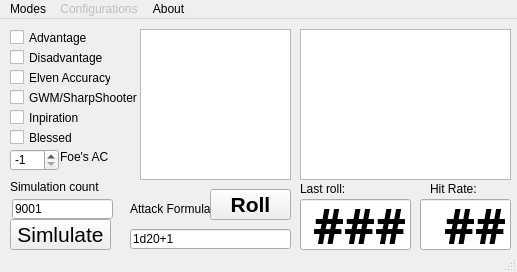
<?xml version="1.0" encoding="UTF-8"?>
<ui version="4.0">
 <class>MainWindow</class>
 <widget class="QMainWindow" name="MainWindow">
  <property name="geometry">
   <rect>
    <x>0</x>
    <y>0</y>
    <width>517</width>
    <height>272</height>
   </rect>
  </property>
  <property name="windowTitle">
   <string>MainWindow</string>
  </property>
  <widget class="QWidget" name="centralwidget">
   <property name="statusTip">
    <string comment="Chipy's 5e Dice Simulator"/>
   </property>
   <property name="whatsThis">
    <string comment="Chipy's 5e Dice Simulator"/>
   </property>
   <widget class="QCheckBox" name="flag_adv">
    <property name="enabled">
     <bool>true</bool>
    </property>
    <property name="geometry">
     <rect>
      <x>10</x>
      <y>10</y>
      <width>81</width>
      <height>17</height>
     </rect>
    </property>
    <property name="statusTip">
     <string>Toggle to roll with Advantage</string>
    </property>
    <property name="text">
     <string>Advantage</string>
    </property>
   </widget>
   <widget class="QCheckBox" name="flag_gwm">
    <property name="enabled">
     <bool>true</bool>
    </property>
    <property name="geometry">
     <rect>
      <x>10</x>
      <y>70</y>
      <width>131</width>
      <height>17</height>
     </rect>
    </property>
    <property name="statusTip">
     <string>Toggle to roll with the -5 hit for Great Weapon Master &amp; SharpShooter</string>
    </property>
    <property name="text">
     <string>GWM/SharpShooter</string>
    </property>
   </widget>
   <widget class="QPushButton" name="roll_active">
    <property name="geometry">
     <rect>
      <x>210</x>
      <y>170</y>
      <width>81</width>
      <height>31</height>
     </rect>
    </property>
    <property name="font">
     <font>
      <pointsize>16</pointsize>
      <weight>75</weight>
      <bold>true</bold>
     </font>
    </property>
    <property name="text">
     <string>Roll</string>
    </property>
   </widget>
   <widget class="QSpinBox" name="armor_class">
    <property name="enabled">
     <bool>true</bool>
    </property>
    <property name="geometry">
     <rect>
      <x>10</x>
      <y>130</y>
      <width>49</width>
      <height>22</height>
     </rect>
    </property>
    <property name="toolTip">
     <string>Select Armor class (or leave on '-1' to simular for all classes)</string>
    </property>
    <property name="statusTip">
     <string>Select Armor class (or leave on '-1' to simular for all classes)</string>
    </property>
    <property name="minimum">
     <number>-1</number>
    </property>
    <property name="maximum">
     <number>35</number>
    </property>
    <property name="value">
     <number>-1</number>
    </property>
   </widget>
   <widget class="QLabel" name="label">
    <property name="enabled">
     <bool>true</bool>
    </property>
    <property name="geometry">
     <rect>
      <x>60</x>
      <y>130</y>
      <width>68</width>
      <height>16</height>
     </rect>
    </property>
    <property name="text">
     <string>Foe's AC</string>
    </property>
   </widget>
   <widget class="QLabel" name="label_2">
    <property name="geometry">
     <rect>
      <x>130</x>
      <y>180</y>
      <width>98</width>
      <height>20</height>
     </rect>
    </property>
    <property name="text">
     <string>Attack Formula</string>
    </property>
   </widget>
   <widget class="QCheckBox" name="flag_ins">
    <property name="enabled">
     <bool>true</bool>
    </property>
    <property name="geometry">
     <rect>
      <x>10</x>
      <y>90</y>
      <width>131</width>
      <height>17</height>
     </rect>
    </property>
    <property name="statusTip">
     <string>Toggle to roll with Ispiration (Advantage)</string>
    </property>
    <property name="text">
     <string>Inpiration</string>
    </property>
   </widget>
   <widget class="QCheckBox" name="flag_bls">
    <property name="enabled">
     <bool>true</bool>
    </property>
    <property name="geometry">
     <rect>
      <x>10</x>
      <y>110</y>
      <width>131</width>
      <height>17</height>
     </rect>
    </property>
    <property name="statusTip">
     <string>Toggle to roll with as blessed (+1d4)</string>
    </property>
    <property name="text">
     <string>Blessed</string>
    </property>
   </widget>
   <widget class="QLineEdit" name="sim_count">
    <property name="enabled">
     <bool>true</bool>
    </property>
    <property name="geometry">
     <rect>
      <x>12</x>
      <y>180</y>
      <width>101</width>
      <height>20</height>
     </rect>
    </property>
    <property name="statusTip">
     <string>Number of dice roll attempts to simulate</string>
    </property>
    <property name="text">
     <string>9001</string>
    </property>
   </widget>
   <widget class="QLabel" name="label_3">
    <property name="enabled">
     <bool>true</bool>
    </property>
    <property name="geometry">
     <rect>
      <x>10</x>
      <y>160</y>
      <width>101</width>
      <height>16</height>
     </rect>
    </property>
    <property name="text">
     <string>Simulation count</string>
    </property>
   </widget>
   <widget class="QCheckBox" name="flag_dis">
    <property name="enabled">
     <bool>true</bool>
    </property>
    <property name="geometry">
     <rect>
      <x>10</x>
      <y>30</y>
      <width>101</width>
      <height>17</height>
     </rect>
    </property>
    <property name="statusTip">
     <string>Toggle to roll with Disadvantage</string>
    </property>
    <property name="text">
     <string>Disadvantage</string>
    </property>
   </widget>
   <widget class="QLineEdit" name="attack_formula">
    <property name="geometry">
     <rect>
      <x>130</x>
      <y>210</y>
      <width>161</width>
      <height>20</height>
     </rect>
    </property>
    <property name="statusTip">
     <string>Dice Attack formula (your hit dice when attacking) Example: 1d20+1d4+2+1</string>
    </property>
    <property name="text">
     <string>1d20+1</string>
    </property>
   </widget>
   <widget class="QCheckBox" name="flag_ela">
    <property name="enabled">
     <bool>true</bool>
    </property>
    <property name="geometry">
     <rect>
      <x>10</x>
      <y>50</y>
      <width>101</width>
      <height>17</height>
     </rect>
    </property>
    <property name="statusTip">
     <string>Toggle to roll with &quot;double&quot; advantage when you have Elven Accuracy</string>
    </property>
    <property name="text">
     <string>Elven Accuracy</string>
    </property>
   </widget>
   <widget class="QLineEdit" name="result">
    <property name="geometry">
     <rect>
      <x>300</x>
      <y>180</y>
      <width>111</width>
      <height>51</height>
     </rect>
    </property>
    <property name="font">
     <font>
      <family>Rubik SemiBold</family>
      <pointsize>36</pointsize>
      <weight>75</weight>
      <bold>true</bold>
     </font>
    </property>
    <property name="statusTip">
     <string>Final value of the last roll</string>
    </property>
    <property name="text">
     <string>###</string>
    </property>
    <property name="alignment">
     <set>Qt::AlignRight|Qt::AlignTrailing|Qt::AlignVCenter</set>
    </property>
   </widget>
   <widget class="QListView" name="dice_log">
    <property name="geometry">
     <rect>
      <x>300</x>
      <y>10</y>
      <width>211</width>
      <height>151</height>
     </rect>
    </property>
    <property name="statusTip">
     <string>Quick load formula from recent rolls</string>
    </property>
   </widget>
   <widget class="QListView" name="formula_log">
    <property name="geometry">
     <rect>
      <x>140</x>
      <y>10</y>
      <width>151</width>
      <height>151</height>
     </rect>
    </property>
    <property name="statusTip">
     <string>Quick recent roll formulas</string>
    </property>
   </widget>
   <widget class="QPushButton" name="simulate">
    <property name="enabled">
     <bool>true</bool>
    </property>
    <property name="geometry">
     <rect>
      <x>10</x>
      <y>200</y>
      <width>101</width>
      <height>31</height>
     </rect>
    </property>
    <property name="font">
     <font>
      <pointsize>16</pointsize>
     </font>
    </property>
    <property name="statusTip">
     <string>Start simulation of current roll configuration</string>
    </property>
    <property name="text">
     <string>Simlulate</string>
    </property>
   </widget>
   <widget class="QLineEdit" name="hit_chance">
    <property name="geometry">
     <rect>
      <x>420</x>
      <y>180</y>
      <width>91</width>
      <height>51</height>
     </rect>
    </property>
    <property name="font">
     <font>
      <family>Rubik SemiBold</family>
      <pointsize>36</pointsize>
      <weight>75</weight>
      <bold>true</bold>
     </font>
    </property>
    <property name="statusTip">
     <string>Avarage hit rate vs current set AC (over the last 8 rolls)</string>
    </property>
    <property name="text">
     <string>##</string>
    </property>
    <property name="alignment">
     <set>Qt::AlignRight|Qt::AlignTrailing|Qt::AlignVCenter</set>
    </property>
   </widget>
   <widget class="QLabel" name="label_4">
    <property name="geometry">
     <rect>
      <x>300</x>
      <y>160</y>
      <width>98</width>
      <height>20</height>
     </rect>
    </property>
    <property name="text">
     <string>Last roll:</string>
    </property>
   </widget>
   <widget class="QLabel" name="label_5">
    <property name="geometry">
     <rect>
      <x>430</x>
      <y>160</y>
      <width>98</width>
      <height>20</height>
     </rect>
    </property>
    <property name="text">
     <string>Hit Rate: </string>
    </property>
   </widget>
   <zorder>flag_adv</zorder>
   <zorder>flag_gwm</zorder>
   <zorder>armor_class</zorder>
   <zorder>label</zorder>
   <zorder>label_2</zorder>
   <zorder>flag_ins</zorder>
   <zorder>flag_bls</zorder>
   <zorder>sim_count</zorder>
   <zorder>label_3</zorder>
   <zorder>flag_dis</zorder>
   <zorder>attack_formula</zorder>
   <zorder>flag_ela</zorder>
   <zorder>result</zorder>
   <zorder>dice_log</zorder>
   <zorder>formula_log</zorder>
   <zorder>roll_active</zorder>
   <zorder>simulate</zorder>
   <zorder>hit_chance</zorder>
   <zorder>label_4</zorder>
   <zorder>label_5</zorder>
  </widget>
  <widget class="QMenuBar" name="menubar">
   <property name="geometry">
    <rect>
     <x>0</x>
     <y>0</y>
     <width>517</width>
     <height>21</height>
    </rect>
   </property>
   <widget class="QMenu" name="menuModes">
    <property name="title">
     <string>Modes</string>
    </property>
    <addaction name="actionHit_Chance"/>
    <addaction name="separator"/>
    <addaction name="actionExit"/>
   </widget>
   <widget class="QMenu" name="menuAbout">
    <property name="title">
     <string>About</string>
    </property>
    <addaction name="actionProject_GitHub"/>
    <addaction name="actionChipy_Dev"/>
   </widget>
   <widget class="QMenu" name="menuConfigurations">
    <property name="enabled">
     <bool>false</bool>
    </property>
    <property name="title">
     <string>Configurations</string>
    </property>
   </widget>
   <addaction name="menuModes"/>
   <addaction name="menuConfigurations"/>
   <addaction name="menuAbout"/>
  </widget>
  <widget class="QStatusBar" name="statusbar"/>
  <action name="actionHit_Chance">
   <property name="text">
    <string>Hit Chance</string>
   </property>
  </action>
  <action name="actionExit">
   <property name="text">
    <string>E&amp;xit</string>
   </property>
  </action>
  <action name="actionProject_GitHub">
   <property name="text">
    <string>Project GitHub</string>
   </property>
  </action>
  <action name="actionChipy_Dev">
   <property name="text">
    <string>Chipy.Dev</string>
   </property>
  </action>
 </widget>
 <resources/>
 <connections/>
</ui>
